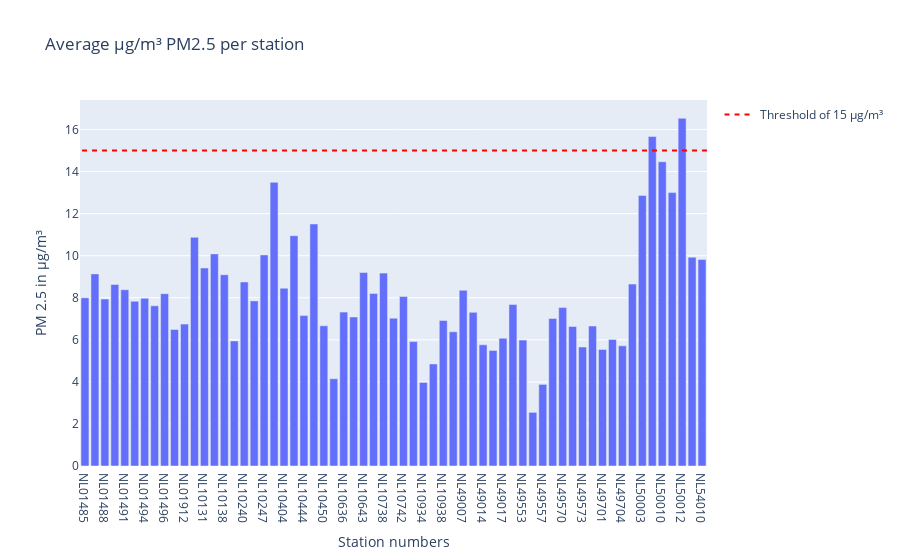

The notebook cell saved with this chart:
### Code cell
bar_pm25_clean = px.bar(meanlocation_PM25_cleaned, x='station_number' , y= 'value', title='Average µg/m³ PM2.5 per station')
bar_pm25_clean.update_layout(yaxis_title='PM 2.5 in µg/m³', xaxis_title= "Station numbers", barmode='group') 
#bar.add_shape(type='line', y0=40, y1=40, xref='paper', x0=0, x1=1, line_color='red')
bar_pm25_clean.add_shape(
    legendrank=1,
    showlegend=True,
    type="line",
    xref="paper",
    line=dict(dash="5px", color='red'),
    x0=1,
    x1=0,
    y0=15,
    y1=15,
    name='Threshold of 15 µg/m³'
)

bar_pm25_clean.show()

### Figure 1 — Plotly figure (JSON) as saved in the notebook; plotly's stock layout.template omitted (floating-point values rounded to 4 significant figures)
{"data": [{"alignmentgroup": "True", "hovertemplate": "station_number=%{x}<br>value=%{y}<extra></extra>", "legendgroup": "", "marker": {"color": "#636efa", "pattern": {"shape": ""}}, "name": "", "offsetgroup": "", "orientation": "v", "showlegend": false, "textposition": "auto", "type": "bar", "x": ["NL01485", "NL01487", "NL01488", "NL01489", "NL01491", "NL01493", "NL01494", "NL01495", "NL01496", "NL01497", "NL01912", "NL01913", "NL10131", "NL10136", "NL10138", "NL10230", "NL10240", "NL10241", "NL10247", "NL10248", "NL10404", "NL10418", "NL10444", "NL10449", "NL10450", "NL10538", "NL10636", "NL10641", "NL10643", "NL10644", "NL10738", "NL10741", "NL10742", "NL10821", "NL10934", "NL10937", "NL10938", "NL49003", "NL49007", "NL49012", "NL49014", "NL49016", "NL49017", "NL49551", "NL49553", "NL49556", "NL49557", "NL49561", "NL49570", "NL49572", "NL49573", "NL49680", "NL49701", "NL49703", "NL49704", "NL49980", "NL50003", "NL50007", "NL50010", "NL50011", "NL50012", "NL54004", "NL54010"], "xaxis": "x", "y": [8, 9.135, 7.938, 8.631, 8.381, 7.831, 7.975, 7.618, 8.194, 6.494, 6.747, 10.88, 9.416, 10.09, 9.095, 5.947, 8.752, 7.852, 10.04, 13.49, 8.454, 10.95, 7.152, 11.51, 6.667, 4.148, 7.317, 7.088, 9.203, 8.208, 9.172, 7.029, 8.059, 5.916, 3.974, 4.854, 6.916, 6.381, 8.356, 7.306, 5.763, 5.494, 6.075, 7.677, 5.987, 2.55, 3.881, 7.013, 7.531, 6.638, 5.656, 6.656, 5.544, 6.019, 5.713, 8.65, 12.87, 15.67, 14.47, 13, 16.53, 9.93, 9.824], "yaxis": "y"}], "layout": {"barmode": "group", "legend": {"tracegroupgap": 0}, "shapes": [{"legendrank": 1, "line": {"color": "red", "dash": "5px"}, "name": "Threshold of 15 µg/m³", "showlegend": true, "type": "line", "x0": 1, "x1": 0, "xref": "paper", "y0": 15, "y1": 15}], "title": {"text": "Average µg/m³ PM2.5 per station"}, "xaxis": {"anchor": "y", "domain": [0, 1], "title": {"text": "Station numbers"}}, "yaxis": {"anchor": "x", "domain": [0, 1], "title": {"text": "PM 2.5 in µg/m³"}}}}
